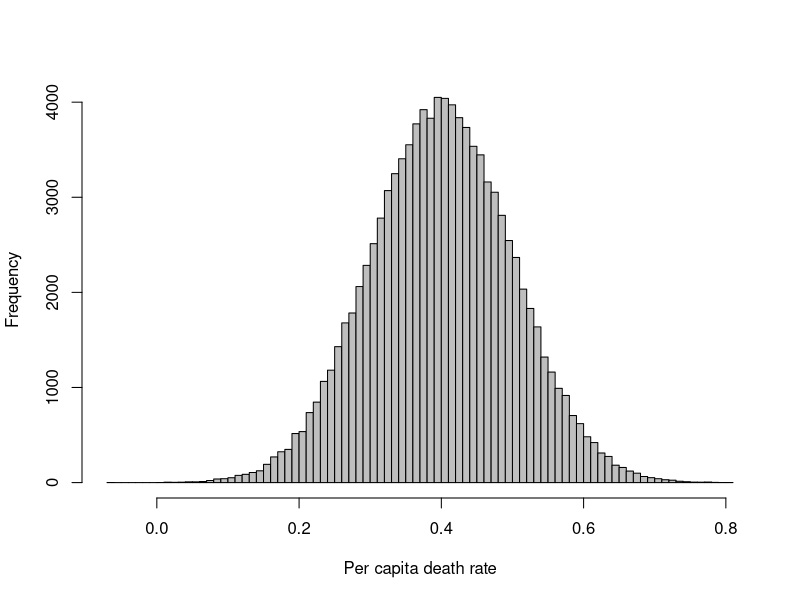

This figure's R source: (Note: this script raises an error after producing the figure.)
## ---- chunk 1
knitr::opts_chunk$set(echo = FALSE)
## ---- chunk 2
hist(rnorm(100000, 0.4, 0.1), breaks = 100, col = "gray", 
     main = "", xlab = "Per capita death rate")
## ---- chunk 3
inputPanel(
  fluidRow(column(12, 
                  checkboxInput("env", label = "Add environmental stochasticity", value = F))),
  fluidRow(column(12,
                  numericInput("input.b", label = "Average birth rate",
                  value = 0.4, min = 0, max = 6, step = 0.1)),
           column(12,
                  numericInput("input.d", label = "Average death rate",
                  value = 0.3, min = 0, max = 1, step = 0.1))),
  fluidRow(column(12, 
                  numericInput("sd.b", label = "Among-year SD in birth rate",
                  value = 0.1, min = 0.1, max = 2, step = 0.1)),
           column(12,
                  numericInput("sd.d", label = "Among-year SD in death rate",
                  value = 0.1, min = 0.1, max = 1, step = 0.1)))
)


dat1_e <- reactive({
    reps = 1000
    nyrs = 50
    N.init = 500
    
    input.b = input$input.b
    input.d = input$input.d
    
    sd.b = input$sd.b
    sd.d = input$sd.d
    
    N = B = D = matrix(nrow = nyrs, ncol = reps)
    N[1,] = N.init
    
    for(r in 1:reps){
        
      mean.b = input.b
      mean.d = input.d
        
      b = rep(mean.b, nyrs)
      d = rep(mean.d, nyrs)
      if(input$env){
        b = abs(rnorm(nyrs, mean.b, sd.b))
        d = abs(rnorm(nyrs, mean.d, sd.b))
      }

      for(t in 2:nyrs){
        B[t-1,r] = N[t-1,r]*b[t-1]
        D[t-1,r] = N[t-1,r]*d[t-1]
        N[t,r] = ifelse(N[t-1,r] + B[t-1,r] - D[t-1,r] > 0, 
                            N[t-1,r] + B[t-1,r] - D[t-1,r], 0)
      }
    }
    
    data.frame(N = c(N), 
               year = rep(c(1:nyrs), reps),
               rep = rep(c(1:reps), each = nyrs))
})

renderPlot({
    require(ggplot2)
    require(cowplot)
    
    ggplot(dat1_e(), aes(x = year, y = N, col = as.character(rep))) +
      geom_line(lwd = 2, alpha = 0.3) +
      theme(legend.position = "none") +
      xlab("Year") +
      ylab("Population size\nAll replicates") +
      theme(axis.text = element_text(size = 20),
            axis.title = element_text(size = 20))
    
  })
## ---- chunk 4
hist(rpois(100000, 1.5),col = "gray", main = "", 
     xlab = "Possible number of offspring if b = 1.5",
     breaks = 10)
## ---- chunk 5
inputPanel(
  checkboxInput("demo", label = "Add demographic stochasticity", value = F),
  numericInput("input.b", label = "Average birth rate",
                  value = 0.4, min = 0, max = 6, step = 0.1),
  numericInput("input.d", label = "Average death rate",
                  value = 0.3, min = 0, max = 1, step = 0.1)
)

dat1_d <- reactive({
    reps = 1000
    nyrs = 50
    N.init = 500
    
    input.b = input$input.b
    input.d = input$input.d
    
    sd.b = input$sd.b
    sd.d = input$sd.d
    
    N = B = D = matrix(nrow = nyrs, ncol = reps)
    N[1,] = N.init
    
    for(r in 1:reps){
        
      mean.b = input.b
      mean.d = input.d
        
      b = rep(mean.b, nyrs)
      d = rep(mean.d, nyrs)
      if(input$env){
        b = abs(rnorm(nyrs, mean.b, sd.b))
        d = abs(rnorm(nyrs, mean.d, sd.b))
      }

      for(t in 2:nyrs){
        B[t-1,r] = ifelse(input$demo, rpois(1, N[t-1,r]*b[t-1]), N[t-1,r]*b[t-1])
        D[t-1,r] = ifelse(input$demo, rbinom(1, N[t-1,r], d[t-1]), N[t-1,r]*d[t-1])
        N[t,r] = ifelse(N[t-1,r] + B[t-1,r] - D[t-1,r] > 0, 
                            N[t-1,r] + B[t-1,r] - D[t-1,r], 0)
      }
    }
    
    data.frame(N = c(N), 
               year = rep(c(1:nyrs), reps),
               rep = rep(c(1:reps), each = nyrs))
})

renderPlot({
    require(ggplot2)
    require(cowplot)
    
    ggplot(dat1_d(), aes(x = year, y = N, col = as.character(rep))) +
      geom_line(lwd = 2, alpha = 0.3) +
      theme(legend.position = "none") +
      xlab("Year") +
      ylab("Population size\nAll replicates") +
      theme(axis.text = element_text(size = 20),
            axis.title = element_text(size = 20))
    
  })


## ---- chunk 6
inputPanel(
  fluidRow(column(12, 
                  checkboxInput("para", label = "Add parametric uncertainty", value = F))),
  fluidRow(column(12,
                  numericInput("input.b", label = "Average birth rate",
                  value = 0.4, min = 0, max = 6, step = 0.1)),
           column(12,
                  numericInput("input.d", label = "Average death rate",
                  value = 0.3, min = 0, max = 1, step = 0.1))),
  fluidRow(column(12, 
                  numericInput("min.d", label = "Minimum death rate",
                  value = 0.2, min = 0, max = 1, step = 0.1)),
           column(12,
                  numericInput("min.d", label = "Minimum death rate",
                   value = 0.2, min = 0, max = 1, step = 0.1))),
  fluidRow(column(12,
                  numericInput("max.b", label = "Maximum birth rate",
                  value = 1.2, min = 0.1, max = 6, step = 0.1)),
           column(12,
                   numericInput("max.d", label = "Maximum death rate",
                  value = 0.3, min = 0.1, max = 1, step = 0.1)))
)

dat1_p <- reactive({
    reps = 1000
    nyrs = 50
    N.init = 500
    
    input.b = input$input.b
    input.d = input$input.d
    
    sd.b = input$sd.b
    sd.d = input$sd.d
    
    N = B = D = matrix(nrow = nyrs, ncol = reps)
    N[1,] = N.init
    
    for(r in 1:reps){
        
      mean.b = ifelse(input$para, runif(1, min.b, max.b), input.b)
      mean.d = ifelse(input$para, runif(1, min.d, max.d), input.d)
        
      b = rep(mean.b, nyrs)
      d = rep(mean.d, nyrs)

      for(t in 2:nyrs){
        B[t-1,r] = N[t-1,r]*b[t-1]
        D[t-1,r] = N[t-1,r]*d[t-1]
        N[t,r] = ifelse(N[t-1,r] + B[t-1,r] - D[t-1,r] > 0, 
                            N[t-1,r] + B[t-1,r] - D[t-1,r], 0)
      }
    }
    
    data.frame(N = c(N), 
               year = rep(c(1:nyrs), reps),
               rep = rep(c(1:reps), each = nyrs))
})

renderPlot({
    require(ggplot2)
    require(cowplot)
    
    ggplot(dat1_p(), aes(x = year, y = N, col = as.character(rep))) +
      geom_line(lwd = 2, alpha = 0.3) +
      theme(legend.position = "none") +
      xlab("Year") +
      ylab("Population size\nAll replicates") +
      theme(axis.text = element_text(size = 20),
            axis.title = element_text(size = 20))
    
  })
## ---- chunk 7
inputPanel(

  fluidRow(column(12, numericInput("input.b", label = "Average birth rate",
                                                   value = 0.4, min = 0, max = 6, step = 0.1)),
           column(12, numericInput("input.d", label = "Average death rate",
                                                   value = 0.3, min = 0, max = 1, step = 0.1))),
                   
  fluidRow(column(12, numericInput("min.b", label = "Minimum birth rate",
                                                   value = 0.2, min = 0, max = 4, step = 0.1)),
           column(12, numericInput("min.d", label = "Minimum death rate",
                                                   value = 0.2, min = 0, max = 1, step = 0.1))),
                   
  fluidRow(column(12, numericInput("max.b", label = "Maximum birth rate",
                                                   value = 1.2, min = 0.1, max = 6, step = 0.1)),
           column(12, numericInput("max.d", label = "Maximum death rate",
                                                   value = 0.3, min = 0.1, max = 1, step = 0.1))),
                            
  fluidRow(column(12, numericInput("sd.b", label = "Among-year SD birth rate",
                                                   value = 0.1, min = 0.1, max = 2, step = 0.1)),
           column(12, numericInput("sd.d", label = "Among-year SD death rate",
                                                   value = 0.1, min = 0.1, max = 1, step = 0.1))),
  
  fluidRow(column(12, checkboxInput("demo", label = "Add demographic stochasticity", value = F)),
           column(12, checkboxInput("env", label = "Add environmental stochasticity",value = F)),
           column(12, checkboxInput("para", label = "Add parametric uncertainty", value = F))),
  
  fluidRow(column(12, sliderInput("threshold", label = "Quasi-extinction threshold",
                                                  value = 1, min = 1, max = 1000)))
)

 dat1 <- reactive({
    reps = 1000
    nyrs = 50
    N.init = 500
    
    min.b = input$min.b
    max.b = input$max.b
    
    min.d = input$min.d
    max.d = input$max.d
    
    min.r = input$min.r
    max.r = input$max.r
    
    input.b = input$input.b
    input.d = input$input.d
    input.r = input$input.r
    
    sd.b = input$sd.b
    sd.d = input$sd.d
    sd.r = input$sd.r
    
    
    N = B = D = matrix(nrow = nyrs, ncol = reps)
    N[1,] = N.init
    
    for(r in 1:reps){
      mean.b = ifelse(input$para, runif(1, min.b, max.b), input.b)
      mean.d = ifelse(input$para, runif(1, min.d, max.d), input.d)
        
      b = rep(mean.b, nyrs)
      d = rep(mean.d, nyrs)
      if(input$env){b = abs(rnorm(nyrs, mean.b, sd.b))
                    d = abs(rnorm(nyrs, mean.d, sd.b))}

      for(t in 2:nyrs){
            
            B[t-1,r] = ifelse(input$demo, rpois(1, N[t-1,r]*b[t-1]), N[t-1,r]*b[t-1])
            D[t-1,r] = ifelse(input$demo, rbinom(1, N[t-1,r], d[t-1]), N[t-1,r]*d[t-1])
            N[t,r] = ifelse(N[t-1,r] + B[t-1,r] - D[t-1,r] > 0, 
                            N[t-1,r] + B[t-1,r] - D[t-1,r], 0)
      }
    }

    data.frame(N = c(N), 
               year = rep(c(1:nyrs), reps),
               rep = rep(c(1:reps), each = nyrs))
 })
 
 renderPlot({
    require(ggplot2)
    require(cowplot)
    
    ggplot(dat1(), aes(x = year, y = N, col = as.character(rep))) +
      geom_line(lwd = 2, alpha = 0.3) +
      theme(legend.position = "none") +
      xlab("Year") +
      ylab("Population size\nAll replicates") +
      theme(axis.text = element_text(size = 20),
            axis.title = element_text(size = 20))
    
  })
 
